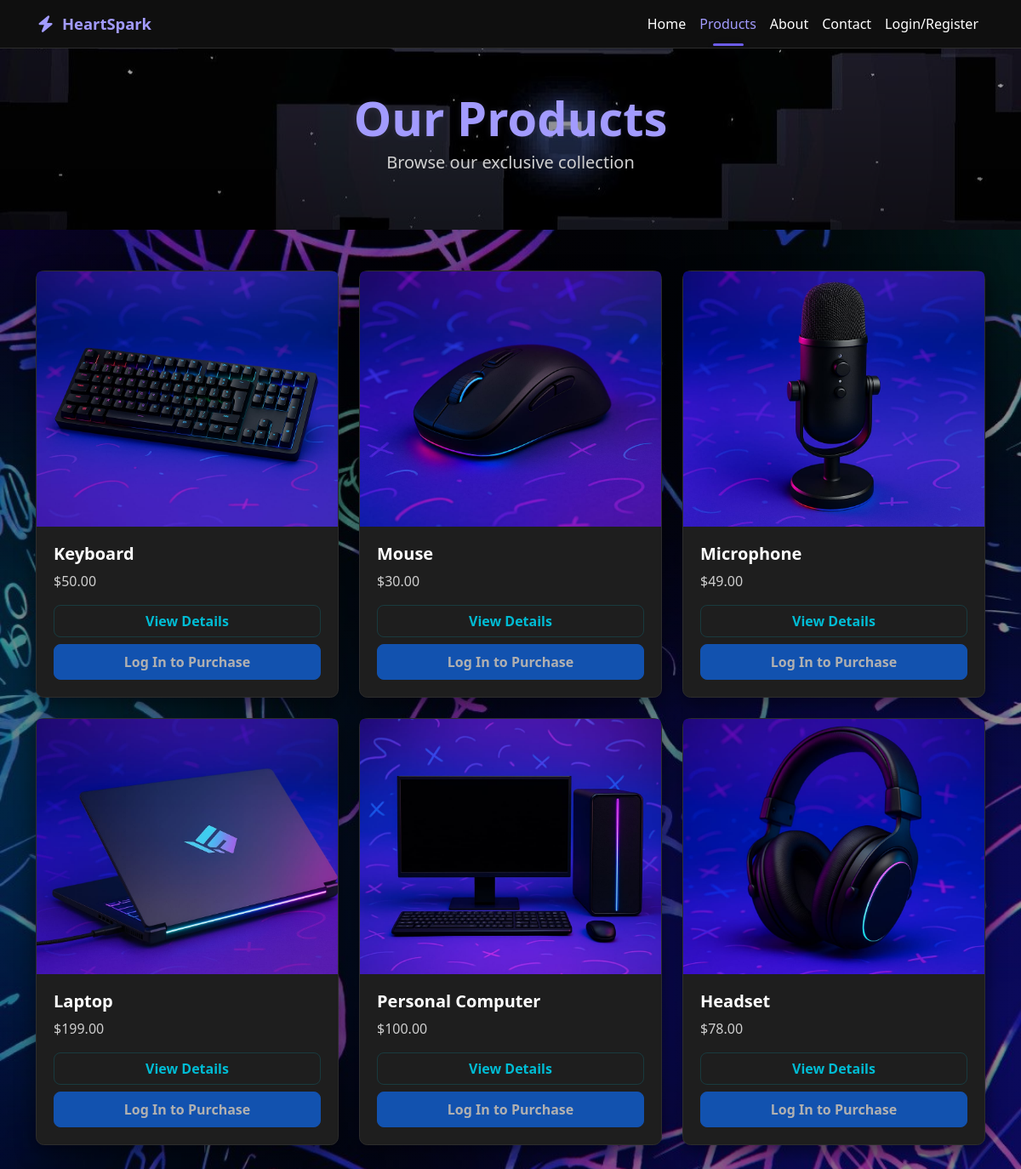
Screenshot of /pages/products.php with the database file from the repository.
### tables this page shows
CREATE TABLE products (
  id BIGINT NOT NULL AUTO_INCREMENT PRIMARY KEY,
  item_name VARCHAR(255) NOT NULL,
  item_desc TEXT,
  price_cents INT NOT NULL DEFAULT 0,  
  image_path VARCHAR(512)
);

### pages/database/config.php (called while the page is built, shortened)
<?php
class Database {
  private $host = 'localhost';
  private $dbname = 'heart_spark';
  private $username = 'root';
  private $password = 'password';
  private $charset = 'utf8mb4';
  private $pdo;
  public function __construct()
  {
    try {
      $dsn = "mysql:host={$this->host};dbname={$this->dbname};charset={$this->charset}";
      $options = [
        PDO::ATTR_ERRMODE => PDO::ERRMODE_EXCEPTION,
        PDO::ATTR_DEFAULT_FETCH_MODE => PDO::FETCH_ASSOC,
        PDO::ATTR_EMULATE_PREPARES => false,
      ];
      $this->pdo = new PDO($dsn, $this->username, $this->password, $options);
    } catch (PDOException $e) {
      die('Database connection failed: ' . $e->getMessage());
    }
  }
  public function query($sql, $params = [])
  {
    try {
      $stmt = $this->pdo->prepare($sql);
      $stmt->execute($params);
      return $stmt;
    } catch (PDOException $e) {
      die('Query failed: ' . $e->getMessage());
    }
  }
  public function fetchAll($sql, $params = [])
  {
    $stmt = $this->query($sql, $params);
    return $stmt->fetchAll();
  }
}

### pages/products.php (the view, shortened to what this page needs)
<?php
require_once 'database/config.php';
?>
<!DOCTYPE html>
<html lang="en">
<?php require 'partials/head.php'; ?>
<?php
$db = new Database();
$products = [];
$dbError = null;
try {
  $products = $db->fetchAll('SELECT * FROM products ORDER BY id ASC');
} catch (Exception $e) {
  $dbError = 'Error fetching products: ' . $e->getMessage();
}
?>
<body>
  <?php require 'partials/navbar.php'; ?>
  <header class="text-center text-white py-5 page-header">
    <div class="container">
      <h1 class="display-4">Our Products</h1>
      <p class="lead">Browse our exclusive collection</p>
    </div>
  </header>
  <section class="py-5">
    <div class="container">
      <div class="row g-4" id="productList">
        <?php if (empty($products)): ?>
          <?php if (!$dbError): ?>
            <div class="col-12">
              <p class="text-center">No products found.</p>
            </div>
          <?php endif; ?>
        <?php else: ?>
          <?php foreach ($products as $product):
            $name = htmlspecialchars($product['item_name']);
            $desc = $product['item_desc'] ?? '';
            $priceCents = isset($product['price_cents']) ? (int)$product['price_cents'] : 0;
            $price = '$' . number_format($priceCents / 100, 2);
            $image = !empty($product['image_path']) ? $product['image_path'] : 'images/placeholder.png';
          ?>
            <div class="col-md-4" data-name="<?= strtolower(htmlspecialchars($product['item_name'])) ?>">
              <div class="card h-100">
                <img src="<?= htmlspecialchars($image) ?>" class="card-img-top" alt="<?= $name ?>">
                <div class="card-body">
                  <h5 class="card-title"><?= $name ?></h5>
                  <p class="card-text"><?= htmlspecialchars($price) ?></p>
                  <button class="btn btn-outline-info w-100 mb-2 btn-view"
                          data-name="<?= htmlspecialchars($product['item_name']) ?>"
                          data-desc="<?= htmlspecialchars($desc) ?>"
                          data-price="<?= htmlspecialchars($price) ?>"
                          >View Details</button>
                  <button class="btn btn-primary w-100 btn-add <?= (isset($_SESSION['user_id'])) ? '' : 'disabled' ?>"
                          data-product-id="<?= $product['id'] ?>"
                          data-name="<?= htmlspecialchars($product['item_name']) ?>"
                          data-price="<?= htmlspecialchars($price) ?>"
                          data-image="<?= htmlspecialchars($image) ?>"
                          ><?= (isset($_SESSION['user_id'])) ? 'Add to Cart' : 'Log In to Purchase' ?></button>
                </div>
              </div>
            </div>
          <?php endforeach; ?>
        <?php endif; ?>
      </div>
    </div>
  </section>
</body>
</html>

### pages/partials/head.php (shortened to what this page needs)
<head>
  <link rel="stylesheet" href="../dist/all.min.css">
  <link href="./css/styles.css" rel="stylesheet">
</head>

### pages/partials/navbar.php (shortened to what this page needs)
<nav class="navbar navbar-expand-lg">
  <div class="container">
    <a class="navbar-brand d-flex align-items-center" href="index.php">
      <i class="fas fa-bolt me-2 brand-bolt"></i>
      HeartSpark
    </a>
    <div class="collapse navbar-collapse" id="navbarNav">
      <ul class="navbar-nav ms-auto">
        <li class="nav-item"><a class="nav-link <?= basename($_SERVER['PHP_SELF']) == 'index.php' ? 'active' : '' ?>" href="index.php">Home</a></li>
        <li class="nav-item"><a class="nav-link <?= basename($_SERVER['PHP_SELF']) == 'products.php' ? 'active' : '' ?>" href="products.php">Products</a></li>
        <li class="nav-item"><a class="nav-link <?= basename($_SERVER['PHP_SELF']) == 'about.php' ? 'active' : '' ?>" href="about.php">About</a></li>
        <li class="nav-item"><a class="nav-link <?= basename($_SERVER['PHP_SELF']) == 'contact.php' ? 'active' : '' ?>" href="contact.php">Contact</a></li>
        <?php if (isset($_SESSION['user_id'])): ?>
          <li class="nav-item"><a class="nav-link <?= basename($_SERVER['PHP_SELF']) == 'cart.php' ? 'active' : '' ?>" href="cart.php">🛒 Cart
              <?php if (isset($_SESSION['cart_count']) && $_SESSION['cart_count'] > 0): ?>
                <span class="badge bg-warning text-dark"><?php echo $_SESSION['cart_count']; ?></span>
              <?php endif; ?></a></li>
          <li class="nav-item"><a class="nav-link" href="server/logout.php">Log Out</a></li>
        <?php else: ?>
          <li class="nav-item"><a class="nav-link" href="#" data-bs-toggle="modal"
              data-bs-target="#loginModal">Login/Register</a></li>
        <?php endif; ?>
      </ul>
    </div>
  </div>
</nav>

### pages/css/styles.css (style rules this page uses)
body { background: linear-gradient(rgba(2,2,6,0.45), rgba(2,2,6,0.45)), url('../images/purplegame.jpg') center/cover no-repeat fixed; background-color: #111; }
:root { --primary-color: #6c5ce7; --secondary-color: #a29bfe; --dark-bg: #121212; --darker-bg: #0f0f0f; --text-color: #ffffff; --card-bg: #1e1e1e; --border-color: #2d2d2d; --neon-purple: #bb86fc; --neon-blue: #00bcd4; --hover-bg: #2a2a2a; }
body { background-color: var(--dark-bg); color: var(--text-color); font-family: 'Segoe UI', Tahoma, Geneva, Verdana, sans-serif; }
.navbar { background-color: var(--darker-bg) !important; border-bottom: 1px solid var(--border-color); }
.navbar-brand { font-weight: bold; color: var(--secondary-color) !important; }
.brand-bolt { color: var(--secondary-color); }
.nav-link { color: var(--text-color) !important; font-weight: 500; transition: color 0.3s ease; }
.btn-primary { background-color: var(--primary-color); border-color: var(--primary-color); font-weight: bold; padding: 0.5rem 1.5rem; border-radius: 0.5rem; transition: all 0.3s ease; }
.navbar-brand { font-size: 1.15rem; }
.card-img-top { width: 100%; height: 300px; object-fit: cover; }
.page-header { background: linear-gradient(rgba(0,0,0,0.3), rgba(0,0,0,0.6)), url('../images/cloud.jpg') no-repeat center/cover; background-size: cover; }
.card { background-color: var(--card-bg); border: 1px solid var(--border-color); color: var(--text-color); border-radius: 0.6rem; box-shadow: 0 8px 22px rgba(2,2,6,0.5); }
.card .card-body { padding: 1.25rem; }
.card-title { color: var(--text-color); font-weight: 700; }
.card-text { color: #cfcfcf; }
.display-4 { color: var(--secondary-color); text-shadow: 0 0 8px rgba(162,155,254,0.12); font-weight: 800; }
.lead { color: #d0d0d0; }
.btn { border-radius: 0.5rem; font-weight: 700; }
.btn-outline-info { color: var(--neon-blue); border-color: rgba(0,188,212,0.18); }
.nav-link.active { color: var(--secondary-color) !important; position: relative; }
.nav-link.active::after { content: ''; position: absolute; left: 50%; transform: translateX(-50%); bottom: -6px; width: 36px; height: 3px; background: var(--primary-color); border-radius: 3px; box-shadow: 0 6px 18px rgba(108,92,231,0.12); }
.page-header .display-4 { margin-bottom: 0.25rem; }
a { color: var(--secondary-color); }

### rows the page displays
products: image_path (picture), item_name "Keyboard", price_cents "$50.00"
products: image_path (picture), item_name "Mouse", price_cents "$30.00"
products: image_path (picture), item_name "Microphone", price_cents "$49.00"
products: image_path (picture), item_name "Laptop", price_cents "$199.00"
products: image_path (picture), item_name "Personal Computer", price_cents "$100.00"
products: image_path (picture), item_name "Headset", price_cents "$78.00"
